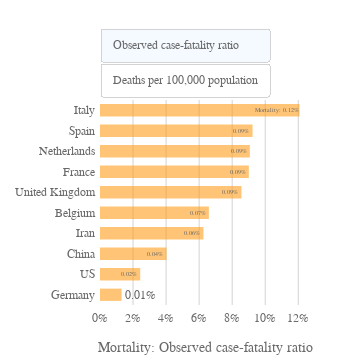

The code cell stored with this chart in its notebook:
### Code cell
# Plot mortality ratio (mobile size)

# Assign color to top10
top10['color'] = top10_col
bar_width = 0.6
bar_opacity = 0.6

# Plot

text_a = ['{:.2f}'.format(x)+'%' for x in top10.sort_values(by = 'MortalityRate')['MortalityRate']]
text_b = ['{:.2f}'.format(x) for x in top10.sort_values(by = 'deaths_by100000pop')['deaths_by100000pop']]
#text_a[-1] = f'Mortality: {text_a[-1]}'
#text_b[-1] = f'Mortality: {text_b[-1]}'
text_a[-1] = 'Mortality: '+text_a[-1]
text_b[-1] = 'Mortality: '+text_b[-1]

data = [go.Bar(x = top10.sort_values(by = 'MortalityRate')['MortalityRate']*100,
               y = top10.sort_values(by = 'MortalityRate')['Country/Region'],
               orientation = 'h',
               name = 'mort_conf',
               opacity = bar_opacity,
               marker = dict(color = '#FF9E1B'),
               hoverinfo = 'skip',
               hovertext = ['Mortality:<br>'+'{:.2f}'+'%'.format(x) for x in top10.sort_values(by = 'MortalityRate')['MortalityRate']],
               hoverlabel = dict(bordercolor = top10.sort_values(by = 'MortalityRate')['color'], 
                                 bgcolor = 'white', 
                                 font = dict(color = top10.sort_values(by = 'MortalityRate')['color'])),
               text = text_a,
               textfont=dict(color='black',
                            ),
               textposition = 'auto',
               width = bar_width
              ),
        go.Bar(x = top10.sort_values(by = 'deaths_by100000pop')['deaths_by100000pop'],
               y = top10.sort_values(by = 'deaths_by100000pop')['Country/Region'],
               orientation = 'h',
               name = 'mort_pop',
               opacity = bar_opacity,
               marker = dict(color = '#FF9E1B'),
               hoverinfo = 'skip',
               hovertext = ['Mortality:<br>'+'{:.2f}'.format(x) for x in top10.sort_values(by = 'deaths_by100000pop')['deaths_by100000pop']],
               hoverlabel = dict(bordercolor = top10.sort_values(by = 'deaths_by100000pop')['color'], 
                                 bgcolor = 'white', 
                                 font = dict(color = top10.sort_values(by = 'deaths_by100000pop')['color'])),
               text = text_b,
               textfont=dict(
                    color='black'
               ),
               textposition = 'auto',
               width = bar_width,
               visible = False,
              )
       ]

lay = go.Layout(width = wide_px_small, 
                height = height_px_small+80,
                margin=dict(l=100, r=50, b=50, t=100, pad=4),
                plot_bgcolor='white',
                #bargap = 0.2,
                xaxis = dict(title='Mortality: Observed case-fatality ratio',
                             nticks = 10,
                             rangemode = 'nonnegative',
                             zeroline = False,
                             showgrid = True,
                             gridcolor = 'lightgray',
                             ticksuffix="%",
                            ),
                yaxis = dict(title='',
                             showgrid = False,
                            ),
                hovermode = 'closest',
                font = dict(size = label_size,
                            family = label_font,
                            color = label_col,
                           ),
                legend = dict(x = 1.03, 
                              y = 0.7),
                annotations=[dict(x = 0.02,
                                  y = 1.2,
                                  showarrow = False,
                                  text = '', #Mortality ratios for the most affected countries
                                  xref = 'paper',
                                  yref = 'paper',
                                  font=dict(
                                      family = title_font,
                                      size = title_size,
                                      color = title_col,),
                                 ),
                             dict(x = 0.02,
                                  y = 1.1,
                                  showarrow = False,
                                  text = '',
                                  xref = 'paper',
                                  yref = 'paper',
                                  font=dict(
                                      family = subtitle_font,
                                      size = subtitle_size,
                                      color = subtitle_col,),
                                 ),
                             dict(x = 1.40,
                                  y = 0.95,
                                  showarrow = False,
                                  text = '',
                                  xref = 'paper',
                                  yref = 'paper',
                                  font=dict(
                                      family = label_font,
                                      size = label_size_small,
                                      color = label_col,),
                             
                             )
                            ],
                updatemenus=[dict(
                                    type = "buttons",
                                    direction = "down",
                                    buttons=list([
                                        dict(args = [{'visible': [True, False]},
                                                     {'xaxis' : dict(title='Mortality: Observed case-fatality ratio',
                                                         nticks = 10,
                                                         rangemode = 'nonnegative',
                                                         zeroline = False,
                                                         showgrid = True,
                                                         gridcolor = 'lightgray',
                                                         ticksuffix="%",
                                                        )}],
                                                     label = 'Observed case-fatality ratio',
                                                     #method = 'restyle'
                                                     method = 'update'
                                                    ),
                                        dict(args = [{'visible': [False, True]},
                                                     {'xaxis' : dict(title='Mortality: Deaths per 100,000 population',
                                                         nticks = 10,
                                                         rangemode = 'nonnegative',
                                                         zeroline = False,
                                                         showgrid = True,
                                                         gridcolor = 'lightgray',
                                                         ticksuffix="",
                                                        )}],
                                                     label = 'Deaths per 100,000 population',
                                                     #method = 'restyle'
                                                     method = 'update'
                                                    )
                                               ]),
                                  pad = {"r": 10, "t": 0},
                                  showactive = True,
                                  x=0,
                                  xanchor="left",
                                  y=1.35,
                                  yanchor="top",
                                  bordercolor = 'lightgray'
                                 ),
                            ]
               )


fig = dict(data=data, layout=lay)
plotly.offline.iplot(fig)

# Save JS
plot = plotly.offline.plot({'data':data,
                            'layout':lay},
                           include_plotlyjs = False,
                           output_type = 'div',
                           config = dict(showLink = False,
                                         modeBarButtonsToRemove = ['sendDataToCloud'],
                                         displaylogo = False,
                                         responsive = True)
                          )
    
path = '../visuals/mortality/'
out_file = open(path+'mortality_top10_320.html', 'w')
out_file.write('<!DOCTYPE html><html><head><script src="https://cdn.plot.ly/plotly-latest.min.js"></script></head><body>')
out_file.write(plot)
out_file.write('</body><html>')
out_file.close()

### Figure 1 — Plotly figure (JSON) as saved in the notebook; plotly's stock layout.template omitted (floating-point values rounded to 4 significant figures)
{"data": [{"hoverinfo": "skip", "hoverlabel": {"bgcolor": "white", "bordercolor": ["#286140", "#E8927C", "#51284F", "#A192B2", "#F1C400", "#418FDE", "#A6192E", "#86C8BC", "#FF6900", "#719949"], "font": {"color": ["#286140", "#E8927C", "#51284F", "#A192B2", "#F1C400", "#418FDE", "#A6192E", "#86C8BC", "#FF6900", "#719949"]}}, "hovertext": ["Mortality:<br>{:.2f}%", "Mortality:<br>{:.2f}%", "Mortality:<br>{:.2f}%", "Mortality:<br>{:.2f}%", "Mortality:<br>{:.2f}%", "Mortality:<br>{:.2f}%", "Mortality:<br>{:.2f}%", "Mortality:<br>{:.2f}%", "Mortality:<br>{:.2f}%", "Mortality:<br>{:.2f}%"], "marker": {"color": "#FF9E1B"}, "name": "mort_conf", "opacity": 0.6, "orientation": "h", "text": ["0.01%", "0.02%", "0.04%", "0.06%", "0.07%", "0.09%", "0.09%", "0.09%", "0.09%", "Mortality: 0.12%"], "textfont": {"color": "black"}, "textposition": "auto", "type": "bar", "uid": "4628bee4-75d2-11ea-8312-8c8590b56c5d", "width": 0.6, "x": [1.306, 2.434, 4.03, 6.261, 6.587, 8.562, 9.007, 9.068, 9.234, 12.07], "y": ["Germany", "US", "China", "Iran", "Belgium", "United Kingdom", "France", "Netherlands", "Spain", "Italy"]}, {"hoverinfo": "skip", "hoverlabel": {"bgcolor": "white", "bordercolor": ["#51284F", "#286140", "#E8927C", "#A192B2", "#418FDE", "#86C8BC", "#A6192E", "#F1C400", "#FF6900", "#719949"], "font": {"color": ["#51284F", "#286140", "#E8927C", "#A192B2", "#418FDE", "#86C8BC", "#A6192E", "#F1C400", "#FF6900", "#719949"]}}, "hovertext": ["Mortality:<br>0.24", "Mortality:<br>1.33", "Mortality:<br>1.81", "Mortality:<br>3.86", "Mortality:<br>4.40", "Mortality:<br>7.78", "Mortality:<br>8.06", "Mortality:<br>8.85", "Mortality:<br>22.15", "Mortality:<br>23.03"], "marker": {"color": "#FF9E1B"}, "name": "mort_pop", "opacity": 0.6, "orientation": "h", "text": ["0.24", "1.33", "1.81", "3.86", "4.40", "7.78", "8.06", "8.85", "22.15", "Mortality: 23.03"], "textfont": {"color": "black"}, "textposition": "auto", "type": "bar", "uid": "4628c0c2-75d2-11ea-aa82-8c8590b56c5d", "visible": false, "width": 0.6, "x": [0.2385, 1.335, 1.811, 3.863, 4.401, 7.782, 8.058, 8.851, 22.15, 23.03], "y": ["China", "Germany", "US", "Iran", "United Kingdom", "Netherlands", "France", "Belgium", "Spain", "Italy"]}], "layout": {"annotations": [{"font": {"color": "#002D72", "family": "Gentona, Tahoma, sans-serif", "size": 24}, "showarrow": false, "text": "", "x": 0.02, "xref": "paper", "y": 1.2, "yref": "paper"}, {"font": {"color": "grey", "family": "Gentona, Tahoma, sans-serif", "size": 18}, "showarrow": false, "text": "", "x": 0.02, "xref": "paper", "y": 1.1, "yref": "paper"}, {"font": {"color": "dimgray", "family": "Gentona, Tahoma, sans-serif", "size": 8}, "showarrow": false, "text": "", "x": 1.4, "xref": "paper", "y": 0.95, "yref": "paper"}], "font": {"color": "dimgray", "family": "Gentona, Tahoma, sans-serif", "size": 12}, "height": 355, "hovermode": "closest", "legend": {"x": 1.03, "y": 0.7}, "margin": {"b": 50, "l": 100, "pad": 4, "r": 50, "t": 100}, "plot_bgcolor": "white", "updatemenus": [{"bordercolor": "lightgray", "buttons": [{"args": [{"visible": [true, false]}, {"xaxis": {"gridcolor": "lightgray", "nticks": 10, "rangemode": "nonnegative", "showgrid": true, "ticksuffix": "%", "title": "Mortality: Observed case-fatality ratio", "zeroline": false}}], "label": "Observed case-fatality ratio", "method": "update"}, {"args": [{"visible": [false, true]}, {"xaxis": {"gridcolor": "lightgray", "nticks": 10, "rangemode": "nonnegative", "showgrid": true, "ticksuffix": "", "title": "Mortality: Deaths per 100,000 population", "zeroline": false}}], "label": "Deaths per 100,000 population", "method": "update"}], "direction": "down", "pad": {"r": 10, "t": 0}, "showactive": true, "type": "buttons", "x": 0, "xanchor": "left", "y": 1.35, "yanchor": "top"}], "width": 360, "xaxis": {"gridcolor": "lightgray", "nticks": 10, "rangemode": "nonnegative", "showgrid": true, "ticksuffix": "%", "title": "Mortality: Observed case-fatality ratio", "zeroline": false}, "yaxis": {"showgrid": false, "title": ""}}}
